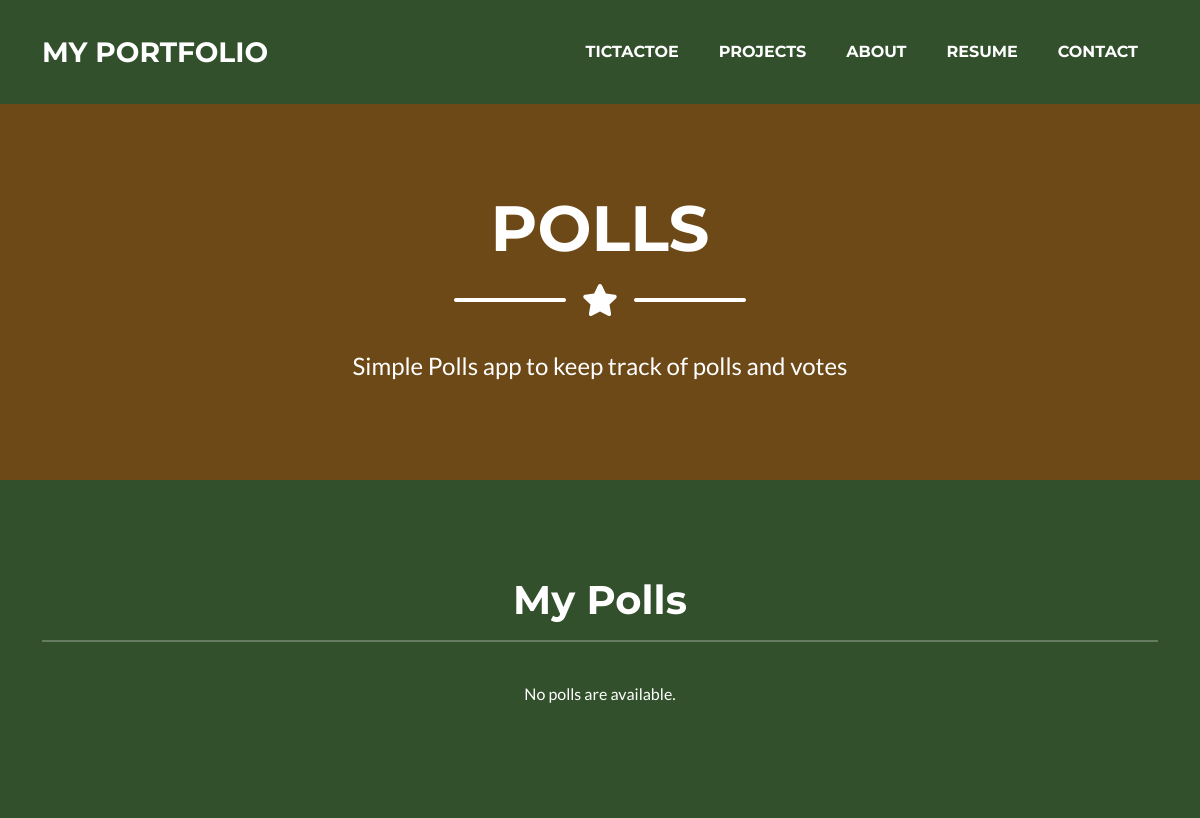
Before: /polls/ with the older database file.
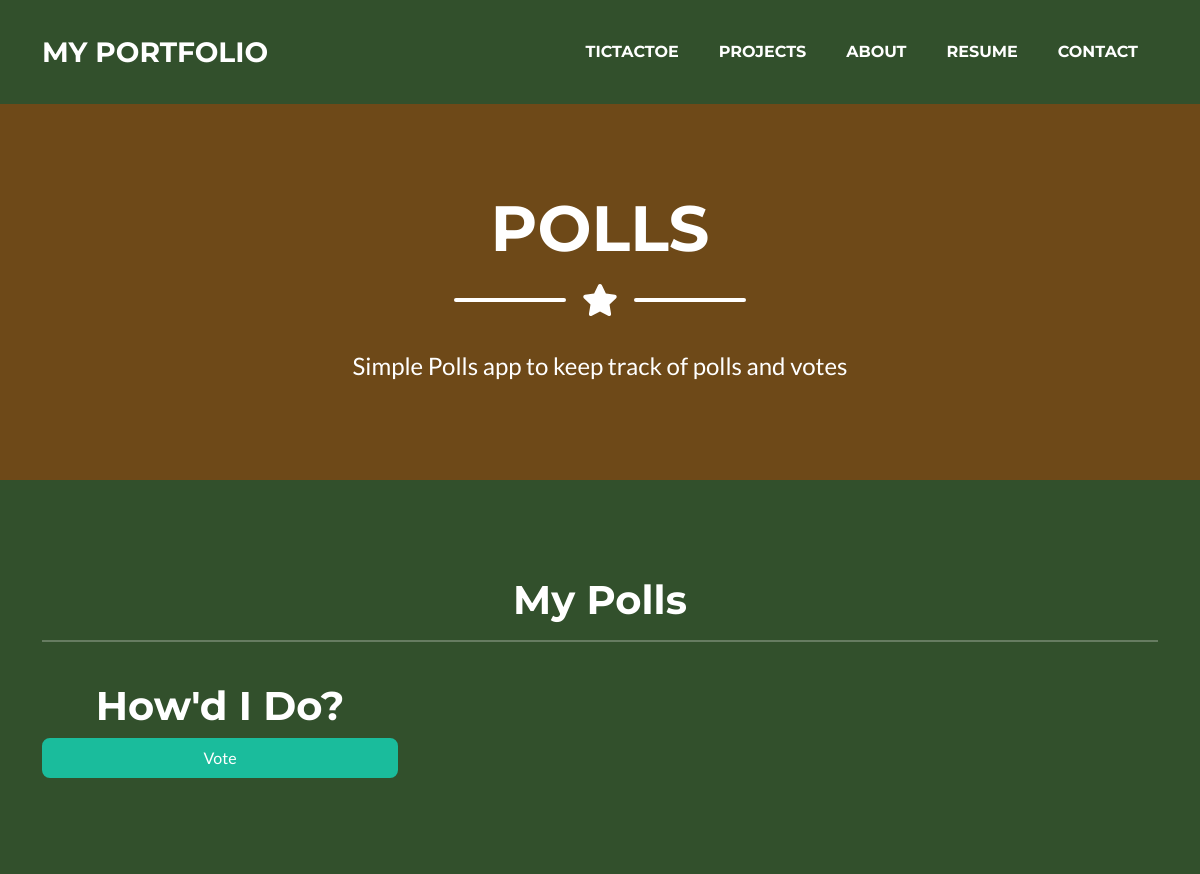
After: the same page with the newer database file.
### polls/models.py (models this page shows, shortened)
class Question(models.Model):
    question_text = models.CharField(max_length=200)
    pub_date = models.DateTimeField('date published')

### polls/views.py (the view)
# urls.py: path('', views.IndexView.as_view(), name='index'),
class IndexView(generic.ListView):
    template_name = 'polls/index.html'
    context_object_name = 'latest_question_list'
    def get_queryset(self):
        return Question.objects.filter(pub_date__lte=timezone.now()).order_by('-pub_date')[:5]

### polls/templates/polls/index.html
{% extends 'base.html' %}
{% block content %}
<header class="masthead bg-primary text-white text-center">
    <div class="container d-flex align-items-center flex-column">
        <h1 class="masthead-heading text-uppercase mb-0">Polls</h1>
        <div class="divider-custom divider-light">
            <div class="divider-custom-line"></div>
            <div class="divider-custom-icon"><i class="fas fa-star"></i></div>
            <div class="divider-custom-line"></div>
        </div>
        <p class="masthead-subheading font-weight-light mb-0">Simple Polls app to keep track of polls and votes</p>
    </div>
</header>
<section class="page-section bg-secondary text-white text-center" id="polls">
    <div class="container">
        <div class="row">
            <div class="col-md-12">
                <h1>My Polls</h1>
                <hr />
                <br />
            </div>
        </div>
        <div class="row">
            {% if latest_question_list %}
            {% for question in latest_question_list %}
            <div class="col-md-4">
                <h1>{{ question.question_text }}</h1>
                <a href="{% url 'polls:detail' question.id %}"><button class="btn btn-primary">Vote</button></a>
            </div>
            {% endfor %}
            {% else %}
            <div class="col-md-12">
                <p>No polls are available.</p>
            </div>
            {% endif %}
        </div>
    </div>
</section>
{% endblock %}

Changed rows visible on the page:
added Question: question_text "How'd I Do?"
Other visible differences:
text no longer shown: "No polls are available."
